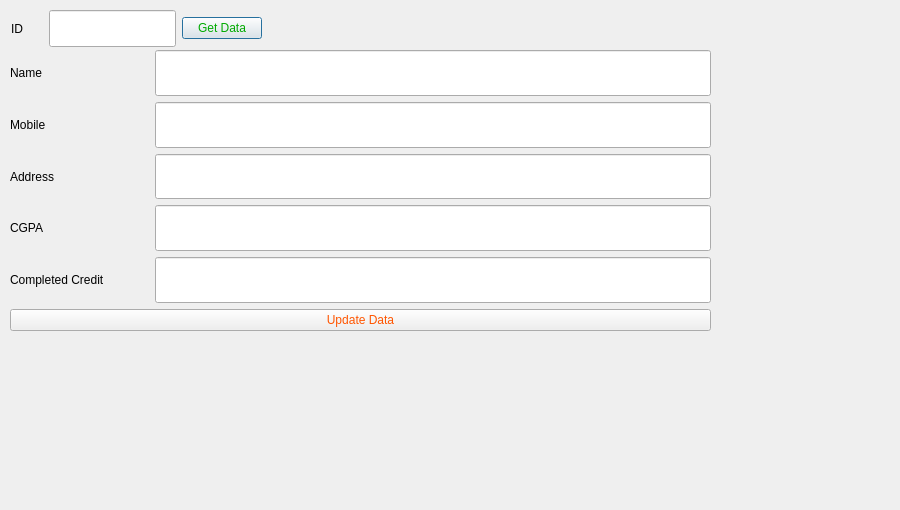
<?xml version="1.0" encoding="UTF-8"?>
<ui version="4.0">
 <class>Update</class>
 <widget class="QDialog" name="Update">
  <property name="geometry">
   <rect>
    <x>0</x>
    <y>0</y>
    <width>900</width>
    <height>510</height>
   </rect>
  </property>
  <property name="minimumSize">
   <size>
    <width>900</width>
    <height>510</height>
   </size>
  </property>
  <property name="maximumSize">
   <size>
    <width>900</width>
    <height>510</height>
   </size>
  </property>
  <property name="windowTitle">
   <string>Dialog</string>
  </property>
  <property name="styleSheet">
   <string notr="true">background-image: url(:/Database/background.jpg);</string>
  </property>
  <widget class="QWidget" name="layoutWidget">
   <property name="geometry">
    <rect>
     <x>11</x>
     <y>10</y>
     <width>251</width>
     <height>37</height>
    </rect>
   </property>
   <layout class="QHBoxLayout" name="horizontalLayout_7">
    <item>
     <layout class="QHBoxLayout" name="horizontalLayout">
      <item>
       <widget class="QLabel" name="label_id">
        <property name="sizePolicy">
         <sizepolicy hsizetype="Preferred" vsizetype="Preferred">
          <horstretch>1</horstretch>
          <verstretch>0</verstretch>
         </sizepolicy>
        </property>
        <property name="styleSheet">
         <string notr="true">color: rgb(0, 0, 0);
font: 15pt &quot;Impact&quot;;</string>
        </property>
        <property name="text">
         <string>ID</string>
        </property>
       </widget>
      </item>
      <item>
       <widget class="QLineEdit" name="lineEdit_id">
        <property name="sizePolicy">
         <sizepolicy hsizetype="Expanding" vsizetype="Preferred">
          <horstretch>4</horstretch>
          <verstretch>0</verstretch>
         </sizepolicy>
        </property>
        <property name="styleSheet">
         <string notr="true">color: rgb(0, 0, 0);
font: 75 16pt &quot;MS Shell Dlg 2&quot;;</string>
        </property>
       </widget>
      </item>
     </layout>
    </item>
    <item>
     <widget class="QPushButton" name="getdata">
      <property name="styleSheet">
       <string notr="true">font: 16pt &quot;Impact&quot;;
color: rgb(0, 170, 0);</string>
      </property>
      <property name="text">
       <string>Get Data</string>
      </property>
     </widget>
    </item>
   </layout>
  </widget>
  <widget class="QWidget" name="">
   <property name="geometry">
    <rect>
     <x>10</x>
     <y>50</y>
     <width>701</width>
     <height>281</height>
    </rect>
   </property>
   <layout class="QVBoxLayout" name="verticalLayout_2">
    <item>
     <layout class="QVBoxLayout" name="verticalLayout">
      <item>
       <layout class="QHBoxLayout" name="horizontalLayout_2">
        <item>
         <widget class="QLabel" name="label_name">
          <property name="sizePolicy">
           <sizepolicy hsizetype="Preferred" vsizetype="Preferred">
            <horstretch>1</horstretch>
            <verstretch>0</verstretch>
           </sizepolicy>
          </property>
          <property name="styleSheet">
           <string notr="true">color: rgb(0, 0, 0);
font: 15pt &quot;Impact&quot;;</string>
          </property>
          <property name="text">
           <string>Name</string>
          </property>
         </widget>
        </item>
        <item>
         <widget class="QLineEdit" name="lineEdit_name">
          <property name="sizePolicy">
           <sizepolicy hsizetype="Expanding" vsizetype="Preferred">
            <horstretch>4</horstretch>
            <verstretch>0</verstretch>
           </sizepolicy>
          </property>
          <property name="styleSheet">
           <string notr="true">color: rgb(0, 0, 0);
font: 75 14pt &quot;MS Shell Dlg 2&quot;;</string>
          </property>
         </widget>
        </item>
       </layout>
      </item>
      <item>
       <layout class="QHBoxLayout" name="horizontalLayout_3">
        <item>
         <widget class="QLabel" name="label_mobile">
          <property name="sizePolicy">
           <sizepolicy hsizetype="Preferred" vsizetype="Preferred">
            <horstretch>1</horstretch>
            <verstretch>0</verstretch>
           </sizepolicy>
          </property>
          <property name="styleSheet">
           <string notr="true">color: rgb(0, 0, 0);
font: 15pt &quot;Impact&quot;;</string>
          </property>
          <property name="text">
           <string>Mobile</string>
          </property>
         </widget>
        </item>
        <item>
         <widget class="QLineEdit" name="lineEdit_mobile">
          <property name="sizePolicy">
           <sizepolicy hsizetype="Expanding" vsizetype="Preferred">
            <horstretch>4</horstretch>
            <verstretch>0</verstretch>
           </sizepolicy>
          </property>
          <property name="styleSheet">
           <string notr="true">color: rgb(0, 0, 0);
font: 75 14pt &quot;MS Shell Dlg 2&quot;;</string>
          </property>
         </widget>
        </item>
       </layout>
      </item>
      <item>
       <layout class="QHBoxLayout" name="horizontalLayout_4">
        <item>
         <widget class="QLabel" name="label_address">
          <property name="sizePolicy">
           <sizepolicy hsizetype="Preferred" vsizetype="Preferred">
            <horstretch>1</horstretch>
            <verstretch>0</verstretch>
           </sizepolicy>
          </property>
          <property name="styleSheet">
           <string notr="true">color: rgb(0, 0, 0);
font: 15pt &quot;Impact&quot;;</string>
          </property>
          <property name="text">
           <string>Address </string>
          </property>
         </widget>
        </item>
        <item>
         <widget class="QLineEdit" name="lineEdit_address">
          <property name="sizePolicy">
           <sizepolicy hsizetype="Expanding" vsizetype="Preferred">
            <horstretch>4</horstretch>
            <verstretch>0</verstretch>
           </sizepolicy>
          </property>
          <property name="styleSheet">
           <string notr="true">color: rgb(0, 0, 0);
font: 75 14pt &quot;MS Shell Dlg 2&quot;;</string>
          </property>
         </widget>
        </item>
       </layout>
      </item>
      <item>
       <layout class="QHBoxLayout" name="horizontalLayout_5">
        <item>
         <widget class="QLabel" name="label_cgpa">
          <property name="sizePolicy">
           <sizepolicy hsizetype="Preferred" vsizetype="Preferred">
            <horstretch>1</horstretch>
            <verstretch>0</verstretch>
           </sizepolicy>
          </property>
          <property name="styleSheet">
           <string notr="true">color: rgb(0, 0, 0);
font: 15pt &quot;Impact&quot;;</string>
          </property>
          <property name="text">
           <string>CGPA</string>
          </property>
         </widget>
        </item>
        <item>
         <widget class="QLineEdit" name="lineEdit_cgpa">
          <property name="sizePolicy">
           <sizepolicy hsizetype="Expanding" vsizetype="Preferred">
            <horstretch>4</horstretch>
            <verstretch>0</verstretch>
           </sizepolicy>
          </property>
          <property name="styleSheet">
           <string notr="true">color: rgb(0, 0, 0);
font: 75 14pt &quot;MS Shell Dlg 2&quot;;</string>
          </property>
         </widget>
        </item>
       </layout>
      </item>
      <item>
       <layout class="QHBoxLayout" name="horizontalLayout_6">
        <item>
         <widget class="QLabel" name="label_credit">
          <property name="sizePolicy">
           <sizepolicy hsizetype="Preferred" vsizetype="Preferred">
            <horstretch>1</horstretch>
            <verstretch>0</verstretch>
           </sizepolicy>
          </property>
          <property name="styleSheet">
           <string notr="true">color: rgb(0, 0, 0);
font: 15pt &quot;Impact&quot;;</string>
          </property>
          <property name="text">
           <string>Completed Credit</string>
          </property>
         </widget>
        </item>
        <item>
         <widget class="QLineEdit" name="lineEdit_cc">
          <property name="sizePolicy">
           <sizepolicy hsizetype="Expanding" vsizetype="Preferred">
            <horstretch>4</horstretch>
            <verstretch>0</verstretch>
           </sizepolicy>
          </property>
          <property name="styleSheet">
           <string notr="true">color: rgb(0, 0, 0);
font: 75 14pt &quot;MS Shell Dlg 2&quot;;</string>
          </property>
         </widget>
        </item>
       </layout>
      </item>
     </layout>
    </item>
    <item>
     <widget class="QPushButton" name="pushButton_2">
      <property name="styleSheet">
       <string notr="true">font: 20pt &quot;Impact&quot;;
color: rgb(255, 85, 0);</string>
      </property>
      <property name="text">
       <string>Update Data</string>
      </property>
     </widget>
    </item>
   </layout>
  </widget>
 </widget>
 <resources/>
 <connections/>
</ui>
